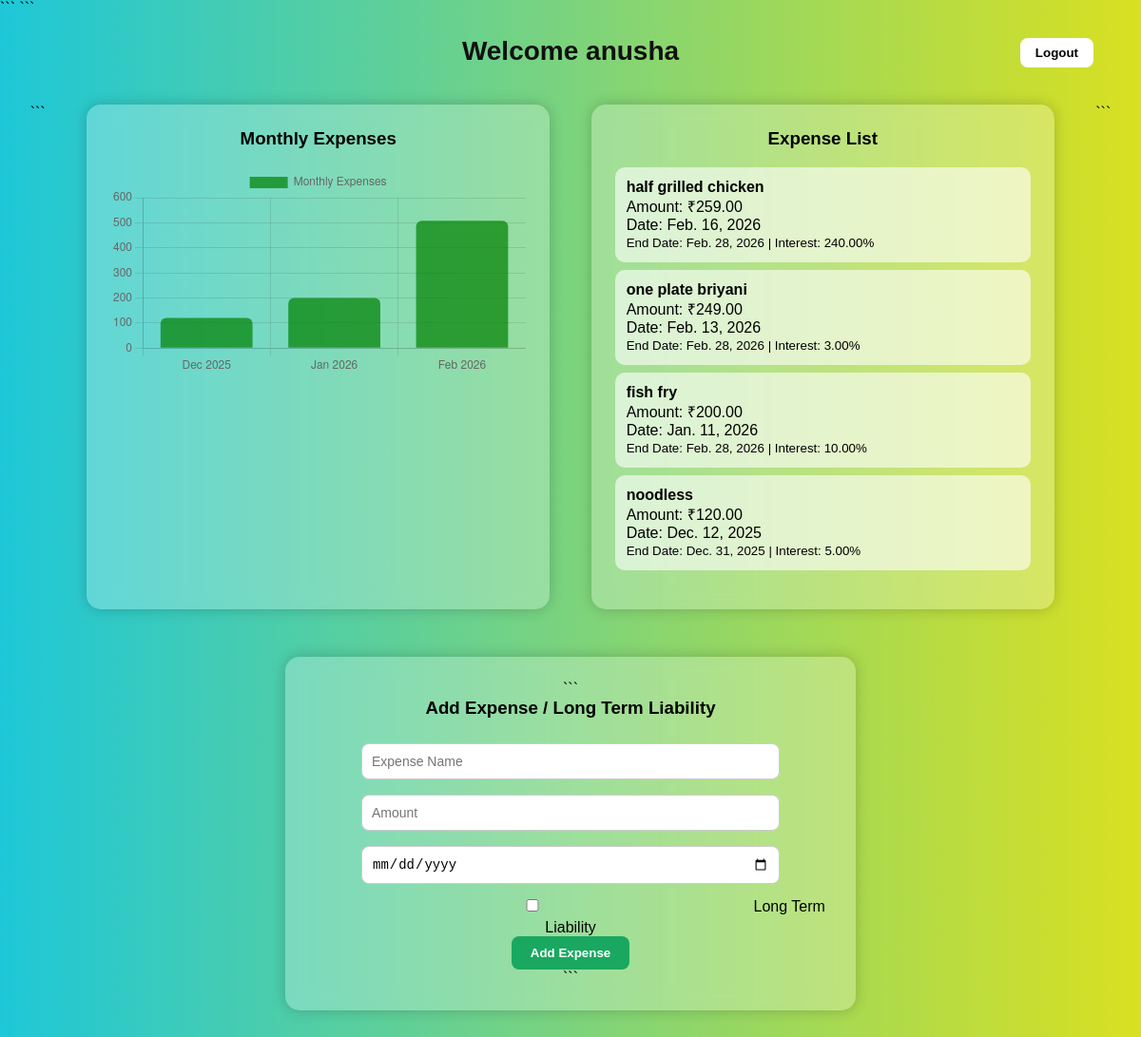
Page /dashboard/ (signed in) on the committed database.
### tracker/models.py (models this page shows, shortened)
class Expense(models.Model):
    user = models.ForeignKey(User, on_delete=models.CASCADE)
    name = models.CharField(max_length=200)
    amount = models.DecimalField(max_digits=10, decimal_places=2)
    date = models.DateField()
    is_long_term = models.BooleanField(default=False)
    end_date = models.DateField(null=True, blank=True)
    interest_rate = models.DecimalField(max_digits=5, decimal_places=2, null=True, blank=True)

### tracker/views.py (the view, shortened to what this page needs)
# urls.py: path('dashboard/', views.dashboard, name='dashboard'),
@login_required
def dashboard(request):
    expenses = Expense.objects.filter(user=request.user).order_by('-date')
    from django.db.models.functions import TruncMonth
    from django.db.models import Sum
    monthly = (
        Expense.objects.filter(user=request.user)
        .annotate(month=TruncMonth('date'))
        .values('month')
        .annotate(total=Sum('amount'))
        .order_by('month')
    )
    labels = []
    data = []
    for m in monthly:
        labels.append(m['month'].strftime('%b %Y'))
        data.append(float(m['total']))
    return render(request, 'dashboard.html', {
        'expenses': expenses,
        'labels': json.dumps(labels),
        'data': json.dumps(data),
    })

### tracker/templates/dashboard.html (shortened to what this page needs)
<!DOCTYPE html>
<html lang="en">
<head>
```
</head>
<body>
<div class="topbar">
    Welcome {{ request.user.username }}
</div>
<form method="POST" action="{% url 'logout' %}" style="position:absolute; right:25px; top:20px;">
    <button type="submit" class="logout">Logout</button>
</form>
<div class="container">
```
<div class="card">
    <h3>Monthly Expenses</h3>
    <canvas id="expenseChart"></canvas>
</div>
<div class="card">
    <h3>Expense List</h3>
    <ul>
        {% for e in expenses %}
        <li>
            <strong>{{ e.name }}</strong><br>
            Amount: ₹{{ e.amount }}<br>
            Date: {{ e.date }}
            {% if e.is_long_term %}
            <br>
            <small>
                End Date: {{ e.end_date }} |
                Interest: {{ e.interest_rate }}%
            </small>
            {% endif %}
        </li>
        {% empty %}
        <li>No expenses added yet</li>
        {% endfor %}
    </ul>
</div>
```
</div>
<div class="card form-card">
```
<h3>Add Expense / Long Term Liability</h3>
<form method="POST">
    <input type="text" name="name" placeholder="Expense Name" required><br>
    <input type="number" name="amount" step="0.01" placeholder="Amount" required><br>
    <input type="date" name="date" required><br>
    <label>
        <input type="checkbox" id="longterm" name="is_long_term">
        Long Term Liability
    </label>
    <br>
    <button type="submit">Add Expense</button>
</form>
```
</div>
<script>
/* SHOW LONG TERM FIELDS */
document.getElementById("longterm").addEventListener("change", function(){
    const longFields = document.getElementById("longFields");
    if(this.checked){
        longFields.style.display = "block";
    }else{
        longFields.style.display = "none";
    }
});
/* CHART DATA FROM DJANGO */
const labels = JSON.parse('{{ labels|escapejs }}');
const data = JSON.parse('{{ data|escapejs }}');
/* DRAW BAR CHART */
const ctx = document.getElementById('expenseChart').getContext('2d');
new Chart(ctx, {
    type: 'bar',
    data: {
        labels: labels,
        datasets: [{
            label: 'Monthly Expenses',
            data: data,
            backgroundColor: 'rgba(0,128,0,0.7)',
            borderRadius:6
        }]
    },
    options:{
        responsive:true,
        scales:{
            y:{
                beginAtZero:true
            }
        }
    }
});
</script>
</body>
</html>

### tracker/templates/dashboard.html (style rules this page uses)
* { box-sizing:border-box; }
body { margin:0; font-family: Arial, Helvetica, sans-serif; background: linear-gradient(90deg,#1ec7d8,#d9e021); min-height:100vh; }
.topbar { text-align:center; padding:20px; font-size:28px; font-weight:bold; color:#111; }
.logout { position:absolute; right:25px; top:20px; background:#ffffff; padding:8px 16px; border-radius:8px; text-decoration:none; color:black; font-weight:bold; border:none; font-weight:bold; cursor:pointer; }
.container { display:flex; justify-content:space-around; flex-wrap:wrap; gap:20px; padding:20px; }
.card { background:rgba(255,255,255,0.25); backdrop-filter: blur(10px); padding:25px; border-radius:15px; width:42%; min-width:320px; box-shadow:0 0 15px rgba(0,0,0,0.2); }
.card h3 { margin-top:0; text-align:center; }
ul { list-style:none; padding:0; }
li { background:rgba(255,255,255,0.6); padding:12px; margin:8px 0; border-radius:10px; }
.form-card { width:50%; min-width:320px; margin:30px auto 60px auto; text-align:center; }
input { width:80%; padding:10px; margin:8px; border-radius:8px; border:1px solid #ccc; font-size:14px; }
button { padding:10px 20px; border:none; border-radius:8px; background:#1aa860; color:white; font-weight:bold; cursor:pointer; }

### rows in the picture
Expense: name "half grilled chicken", amount "259.00", date "Feb. 16, 2026", end_date "Feb. 28, 2026", interest_rate "240.00"
Expense: name "one plate briyani", amount "249.00", date "Feb. 13, 2026", end_date "Feb. 28, 2026", interest_rate "3.00"
Expense: name "fish fry", amount "200.00", date "Jan. 11, 2026", end_date "Feb. 28, 2026", interest_rate "10.00"
Expense: name "noodless", amount "120.00", date "Dec. 12, 2025", end_date "Dec. 31, 2025", interest_rate "5.00"

### other values in the picture
{{ request.user.username }} "anusha"
chart data {{ data|escapejs }} [120.0, 200.0, 508.0]
